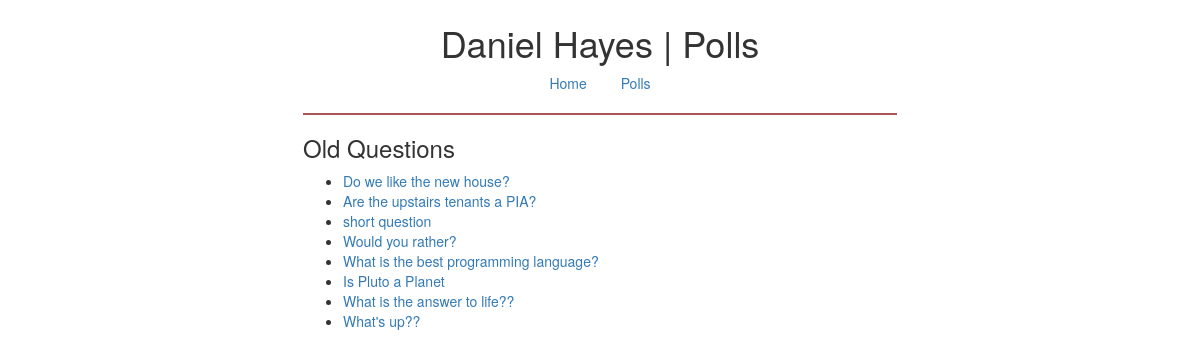
/polls/, run on an earlier commit of the app's database.
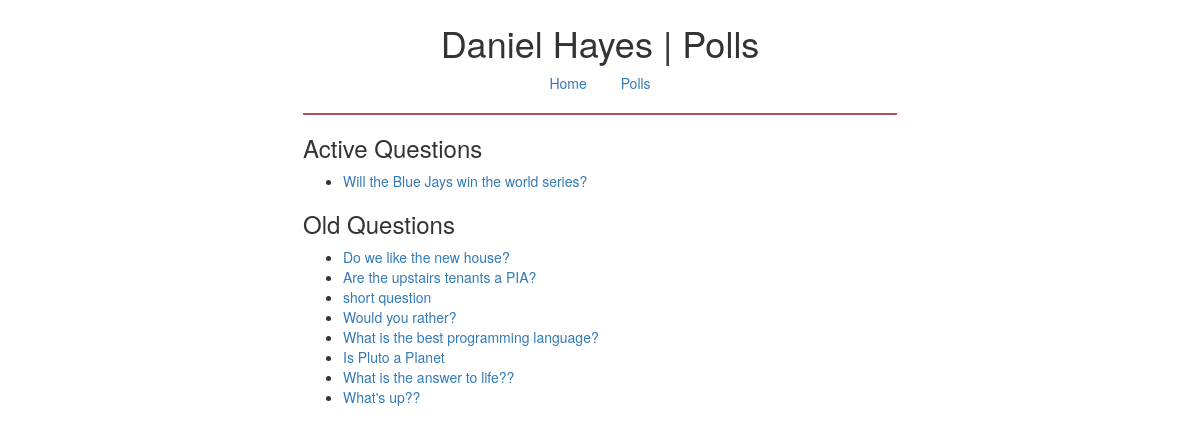
And on a later commit of the database.
### polls/models.py (models this page shows, shortened)
class Question(models.Model):
    class Meta:
        ordering = ['-pub_date']
    question_text = models.CharField(max_length=200)
    pub_date = models.DateTimeField('date published', default=timezone.now)
    expiry_date = models.DateTimeField(default=timezone.now() + datetime.timedelta(days=1))
    def was_published_recently(self):
        now = timezone.now()
        return now - datetime.timedelta(days=1) <= self.pub_date <= now
    was_published_recently.admin_order_field = 'pub_date'
    was_published_recently.boolean = True
    was_published_recently.short_description = 'recent?'

### polls/views.py (the view)
class IndexView(generic.ListView):
    template_name = 'polls/index.html'
    context_object_name = 'question_list'
    def get_queryset(self):
        return Question.objects.filter(pub_date__lte=timezone.now())
    def get_context_data(self, **kwargs):
        context = super(IndexView, self).get_context_data(**kwargs)
        context['active_questions'] = Question.objects.filter(expiry_date__gt=timezone.now())
        context['old_questions'] = Question.objects.filter(expiry_date__lte=timezone.now())
        return context

### polls/templates/polls/index.html (shortened to what this page needs)
{% extends 'home/base.html' %}
{% block title %}Daniel Hayes | Polls{% endblock title %}
{% block content %}
{% if active_questions %}
  <h3>Active Questions</h3>
    <ul>
    {% for question in active_questions %}
        <li><a href="{% url 'polls:detail' question.id %}">{{ question.question_text }}</a></li>
    {% endfor %}
    </ul>
{% endif %}
{% if old_questions %}
  <h3>Old Questions</h3>
  <ul>
  {% for question in old_questions %}
    <li><a href="{% url 'polls:detail' question.id %}">{{ question.question_text }}</a></li>
  {% endfor %}
  </ul>
{% endif %}
{% endblock content %}

What changed in the data, as far as the page shows it:
added Question: question_text "Will the Blue Jays win the world series?", shown under "Active Questions"
Also different on the page:
text now shown: "Active Questions"
